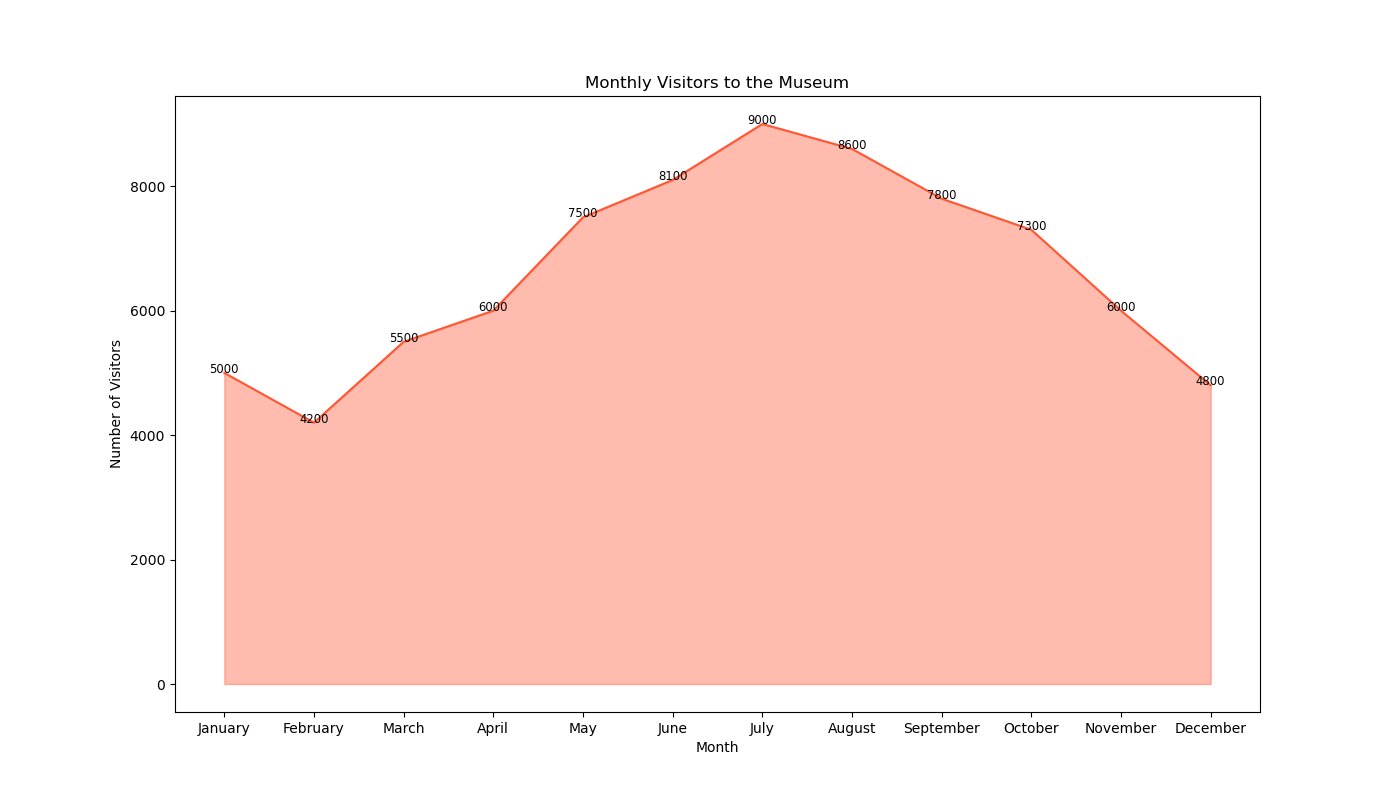

Reproduce this figure in Python.

import seaborn as sns
import pandas as pd
import matplotlib.pyplot as plt

# Create a dataset
data = {
    'Month': [
        'January', 'February', 'March', 'April', 'May', 'June', 
        'July', 'August', 'September', 'October', 'November', 'December'
    ],
    'Visitors': [
        5000, 4200, 5500, 6000, 7500, 8100,
        9000, 8600, 7800, 7300, 6000, 4800
    ]
}

# Convert the data into a DataFrame
df = pd.DataFrame(data)

# Convert 'Month' into categorical data type for correct plotting
df['Month'] = pd.Categorical(df['Month'], categories=[
    'January', 'February', 'March', 'April', 'May', 'June', 
    'July', 'August', 'September', 'October', 'November', 'December'
], ordered=True)

# Set the size of the chart
plt.figure(figsize=(14, 8))

# Create the area chart
area_chart = sns.lineplot(data=df, x='Month', y='Visitors', color="#FF5733")
area_chart.fill_between(df['Month'], df['Visitors'], color="#FF5733", alpha=0.4)

# Add an annotation/text label
for index, value in enumerate(df['Visitors']):
    plt.text(df['Month'][index], value, f"{value}", 
             horizontalalignment='center', size='small', color='black')

# Customize title and axis labels
plt.title('Monthly Visitors to the Museum')
plt.xlabel('Month')
plt.ylabel('Number of Visitors')

# Display the chart
plt.show()
